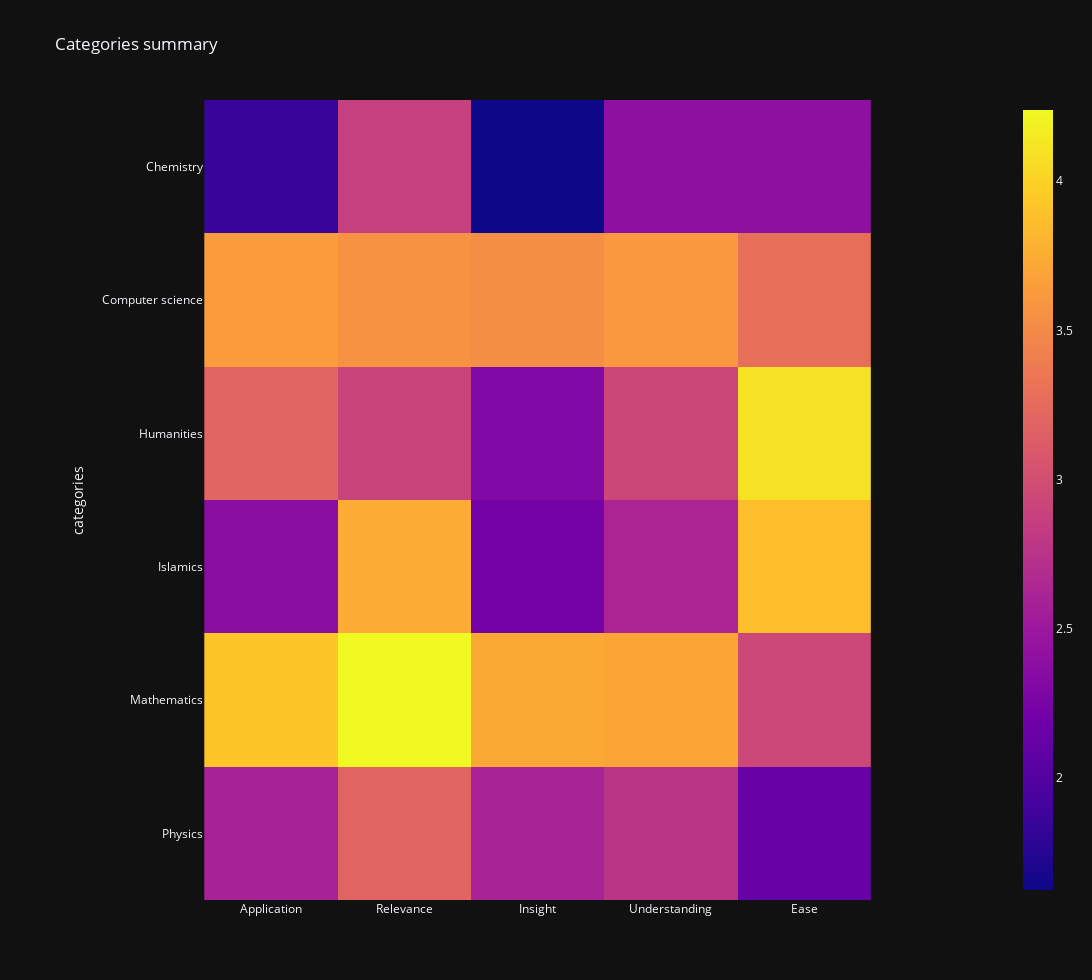

Notebook source saved alongside this figure:
### Code cell
fig_categories_criteria_means = px.imshow(scores_df_matrix.groupby("categories").mean(), title="Categories summary")
fig_categories_criteria_means.update_layout(height=980, width=1920)
name = "Categories summary"
fig_categories_criteria_means.write_image(f"images/{name}.png")
name_to_figure.update({name: fig_categories_criteria_means})
fig_categories_criteria_means

### Figure 1 — Plotly figure (JSON) as saved in the notebook; plotly's stock layout.template omitted (floating-point values rounded to 4 significant figures)
{"data": [{"coloraxis": "coloraxis", "hovertemplate": "x: %{x}<br>categories: %{y}<br>color: %{z}<extra></extra>", "name": "0", "type": "heatmap", "x": ["Application", "Relevance", "Insight", "Understanding", "Ease"], "xaxis": "x", "y": ["Chemistry", "Computer science", "Humanities", "Islamics", "Mathematics", "Physics"], "yaxis": "y", "z": [[1.85, 2.866, 1.623, 2.397, 2.397], [3.638, 3.56, 3.53, 3.607, 3.286], [3.199, 2.903, 2.305, 2.936, 4.091], [2.373, 3.742, 2.222, 2.615, 3.875], [3.913, 4.239, 3.724, 3.699, 2.936], [2.592, 3.187, 2.603, 2.769, 2.129]]}], "layout": {"coloraxis": {"colorscale": [[0, "#0d0887"], [0.1111, "#46039f"], [0.2222, "#7201a8"], [0.3333, "#9c179e"], [0.4444, "#bd3786"], [0.5556, "#d8576b"], [0.6667, "#ed7953"], [0.7778, "#fb9f3a"], [0.8889, "#fdca26"], [1, "#f0f921"]]}, "height": 980, "title": {"text": "Categories summary"}, "width": 1920, "xaxis": {"anchor": "y", "constrain": "domain", "domain": [0, 1], "scaleanchor": "y"}, "yaxis": {"anchor": "x", "autorange": "reversed", "constrain": "domain", "domain": [0, 1], "title": {"text": "categories"}}}}
